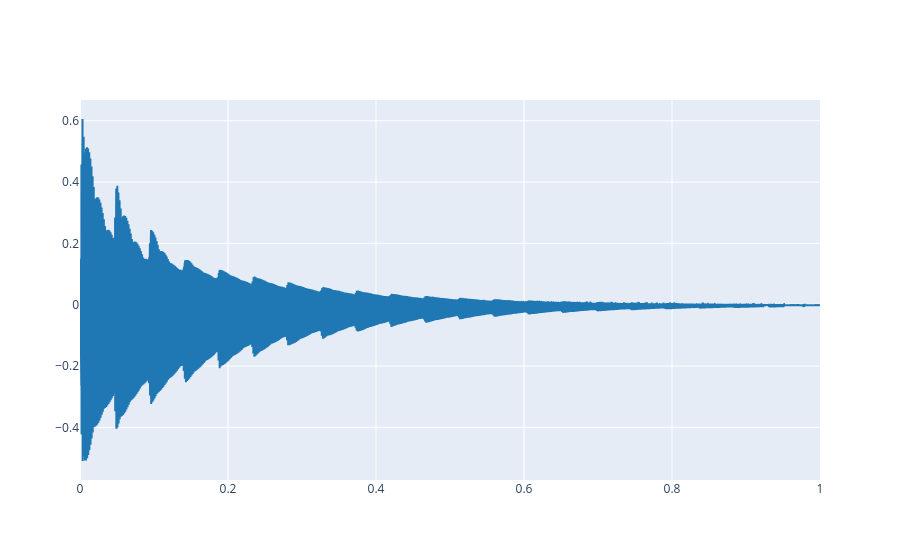

Write notebook code for a chart like this one.
### Markdown cell above
Note that `load_audio` function returns two variables: the audio signal (as a one dimensional array of floating point numbers), and the sampling rate (as a integer number). Now we can plot the audio signal:

### Code cell
plot_signals(ref, fs)

### Figure 1 — Plotly figure (JSON) as saved in the notebook; plotly's stock layout.template omitted (floating-point values rounded to 4 significant figures; data arrays with more than 128 entries replaced by an {"elided": "..."} marker saying what was removed)
{"data": [{"line": {"color": "#1f77b4", "shape": "linear"}, "mode": "lines", "name": "audio signal 0", "type": "scatter", "x": {"elided": "44100 float values"}, "y": {"elided": "44100 float values"}}], "layout": {}}
